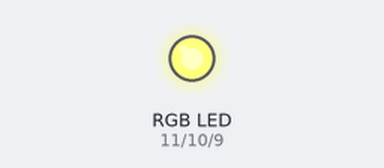
A sketch run on a simulated Arduino Uno, built with avr-gcc and run on an emulated ATmega328P. Parts: an RGB LED mixed from three pins (HIGH = lit).

Above: at 0.1 s.
At 4.1 s:
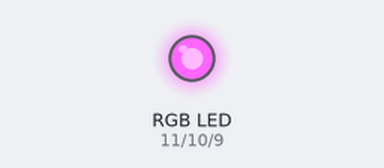
At 8.1 s:
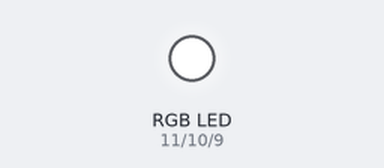
At 20.1 s:
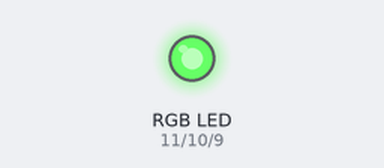
At 36.1 s:
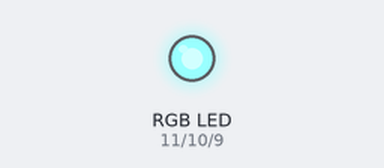
Timing chart, 0 to 37.6 s (numbered marks = the images above):
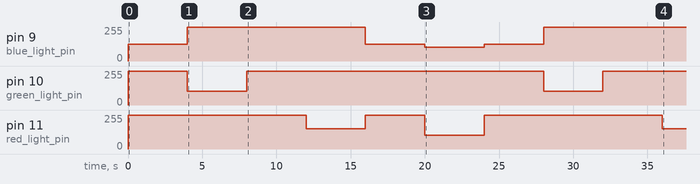

The sketch:

Final_Project.ino
```cpp
int red_light_pin= 11;
int green_light_pin = 10;
int blue_light_pin = 9;
void setup() {
  pinMode(red_light_pin, OUTPUT);
  pinMode(green_light_pin, OUTPUT);
  pinMode(blue_light_pin, OUTPUT);
}
void loop() {

  RGB_color(255, 255, 125); // Raspberry
  delay(4000);
  RGB_color(255, 102, 255); // pink
  delay(4000);
  RGB_color(255, 255, 255); // White
  delay(4000);
  RGB_color(153, 255, 255); // blue
  delay(4000);
  RGB_color(255, 255, 125); // Raspberry
  delay(4000);
  RGB_color(102, 255, 102); // green
  delay(4000);

}
void RGB_color(int red_light_value, int green_light_value, int blue_light_value)
 {
  analogWrite(red_light_pin, red_light_value);
  analogWrite(green_light_pin, green_light_value);
  analogWrite(blue_light_pin, blue_light_value);
}
```

Measured:
- by itself, pin 10 (green_light_pin): goes 255/255 4.0 s, 102/255 4.0 s, 255/255 20.0 s, 102/255 4.0 s, then 255/255
- by itself, pin 9 (blue_light_pin): 0/255 → 125/255 at 0.00 s, → 255/255 4.0 s later, → 125/255 12.0 s later, → 102/255 4.0 s later, … (6 changes in this stretch)
- by itself, pin 11 (red_light_pin): 0/255 → 255/255 at 0.00 s, → 153/255 12.0 s later, → 255/255 4.0 s later, → 102/255 4.0 s later, … (6 changes in this stretch)
